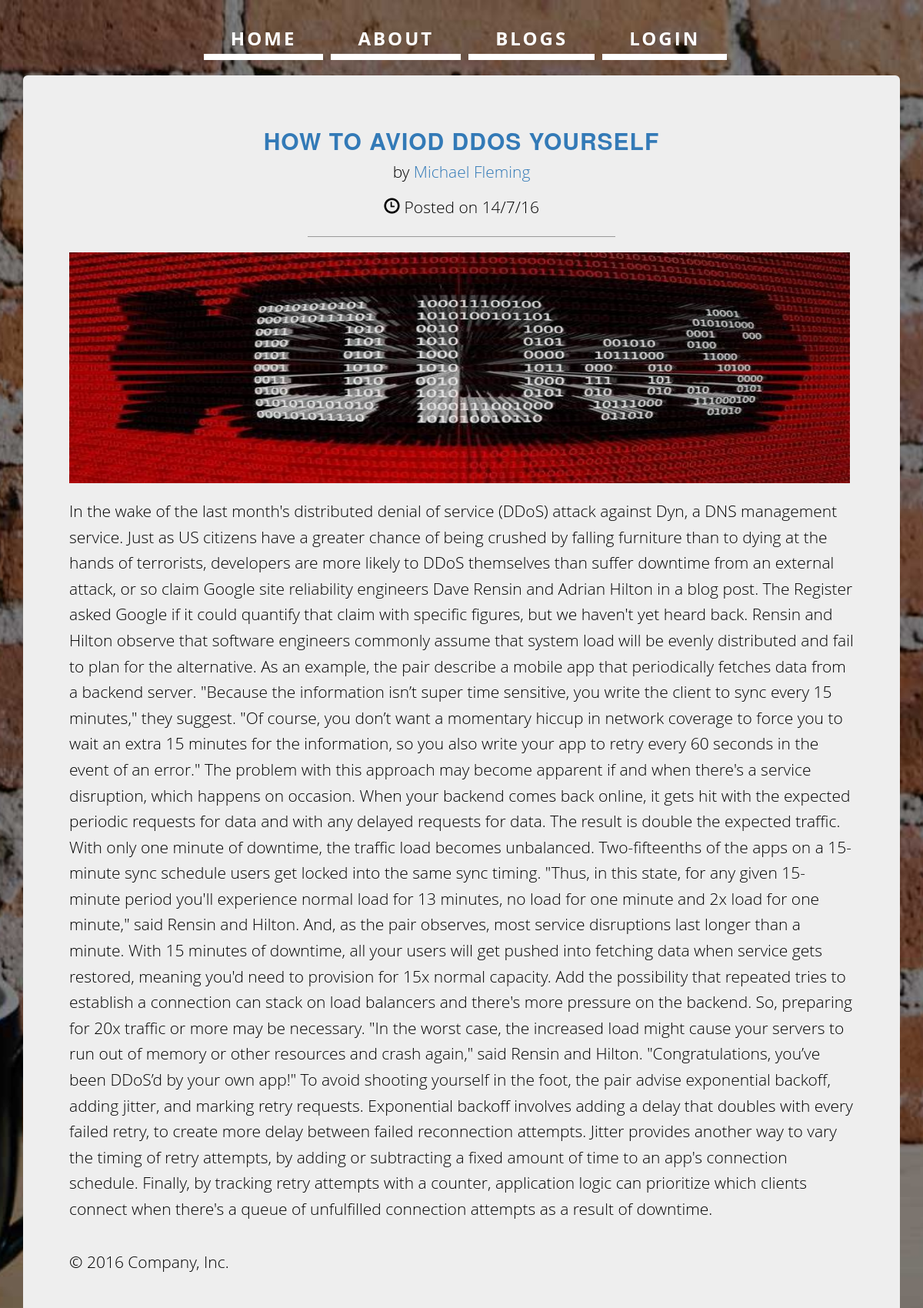
The app's page /blog/4 with its own data.
### tables this page shows
CREATE TABLE "content" (
	`id`	INTEGER,
	`author`	TEXT,
	`date`	TEXT,
	`title`	INTEGER,
	`content`	TEXT,
	`image`	TEXT,
	`url`	TEXT
);

### webapp.py (the view)
@app.route('/blog/<id>')
def blog(id=id):
    g.db = connect_db()
    cur = g.db.execute('SELECT title, author, id, image, content, date FROM content WHERE id=?', [id])
    sales = [dict(title=row[0], author=row[1], id=row[2], image=row[3], content=row[4], date=row[5]) for row in
             cur.fetchall()]
    g.db.close()
    return render_template("blog_post.html", sales=sales)

### webapp.py (called while the page is built)
def connect_db():
    return lite.connect(app.config['DATABASE'])

### templates/blog_post.html (shortened to what this page needs)
{% extends"base.html" %}
{% block content %}
    <head>
  </head>
   <body>
    <div class="container">
    <div class="jumbotron">
        <div class="row">
            <div class="col-md-12">
                <h2 style="text-align:center">
                    {% for item in sales %}
                        <a href="{{ url_for('blog', id=item.id) }}">{{ item.title }}</a>
                    {% endfor %}
                </h2>
            {% for item in sales %}
                <p class="lead" style="text-align:center">
                    by <a href="index.php">{{ item.author }}</a>
                </p>
                <p style="text-align:center"><span class="glyphicon glyphicon-time"></span> Posted on {{ item.date }} </p>
                <hr>
                <img class="img-responsive-blog" src="{{ item.image }}" align="middle" alt="">
                <br>
                <br>
                <p>{{ item.content }}</p>
                <br>
                <div>
                    {% endfor %}
                    <footer class="footer">
        <p>&copy; 2016 Company, Inc.</p>
      </footer>
                    </div>
    </body>
    {% endblock %}

### static/css/style.css (style rules this page uses)
body { font-family: "Open Sans","Helvetica Neue",Helvetica,Arial,sans-serif; background: url('../bg.jpg') no-repeat center center fixed; -webkit-background-size: cover; -moz-background-size: cover; background-size: cover; -o-background-size: cover; }
h1, h2, h3, h4, h5, h6 { text-transform: uppercase; font-family: "Josefin Slab","Helvetica Neue",Helvetica,Arial,sans-serif; font-weight: 700; letter-spacing: 1px; }
p { font-size: 1.25em; line-height: 1.6; color: #000; }
hr { max-width: 400px; border-color: #999999; }
.footer { color: white !important; }
.img-responsive-blog { width: 1015px !important; height: 300px !important; }

### records on screen
content: title "HOW TO AVIOD DDOS YOURSELF", author "Michael Fleming", date "14/7/16", image (picture), content "In the wake of the last month's distributed denial of service (DDoS) attack against Dyn, a DNS management service. Just as US citizens have a greater chance of being crushed by falling furniture than to dying at the hands of terrorists, developers are more likely to DDoS themselves than suffer downtime from an external attack, or so claim Google site reliability engineers Dave Rensin and Adrian Hilton in a blog post. The Register asked Google if it could quantify that claim with specific figures, but we haven't yet heard back. Rensin and Hilton observe that software engineers commonly assume that system load will be evenly distributed and fail to plan for the alternative. As an example, the…"
